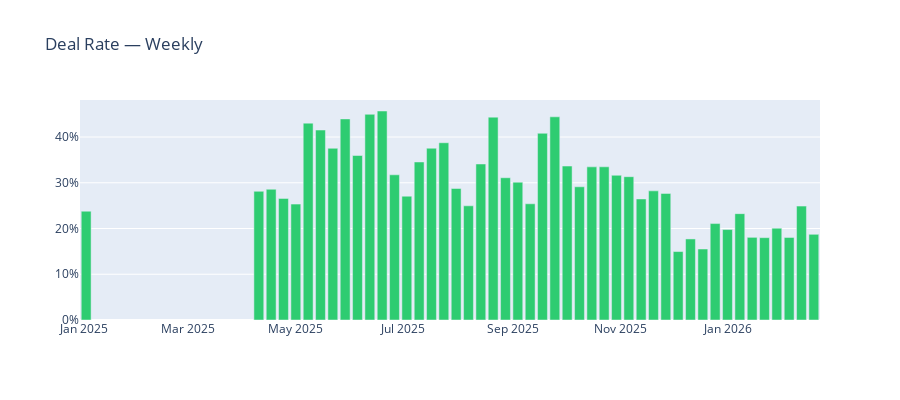
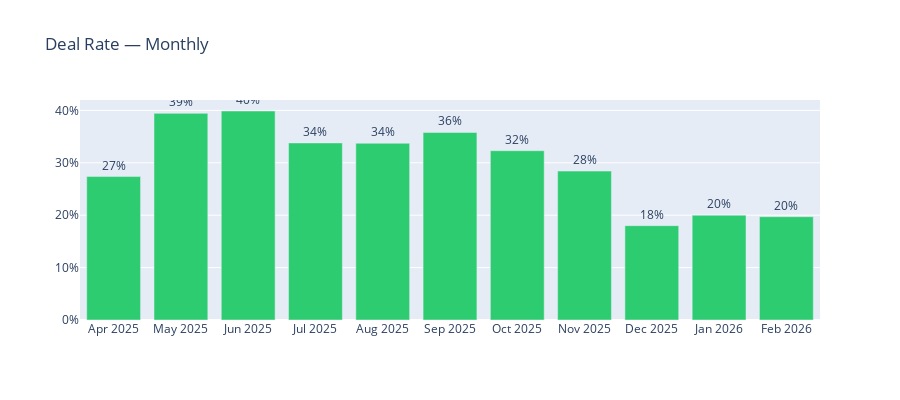
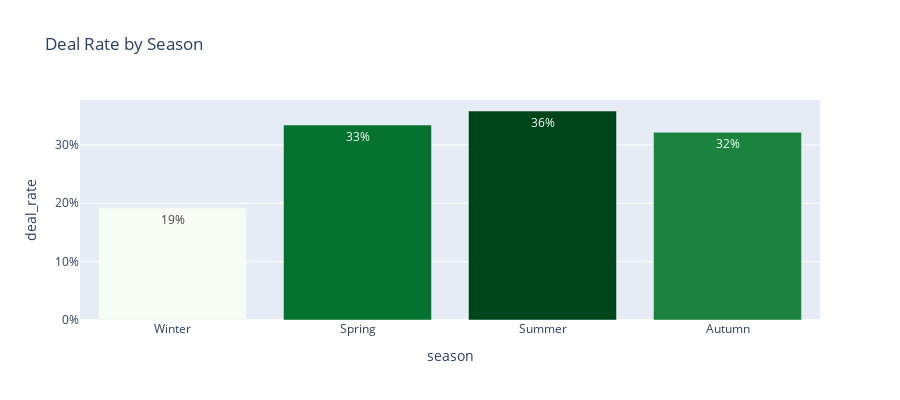

The code cell stored with these charts, in order, in its notebook:
### Markdown cell above
## 3. Seasonal: weekly/monthly components

### Code cell
seasonal_df = (
    df.groupby(['year', 'month', 'week'])
    .agg(
        observations=('id', 'count'),
        good_deals=('is_good_deal', 'sum'),
        avg_discount=('discount_percent', 'mean'),
        min_price=('promo_price', 'min'),
    )
    .reset_index()
)

# --- Weekly ---
weekly = (
    seasonal_df.groupby(['year', 'week'])
    .agg(good_deals=('good_deals','sum'), observations=('observations','sum'))
    .reset_index()
)
weekly['deal_rate'] = weekly['good_deals'] / weekly['observations']
weekly['date'] = pd.to_datetime(
    weekly['year'].astype(str) + '-W' + weekly['week'].astype(str).str.zfill(2) + '-4',
    format='%G-W%V-%u'
)
weekly = weekly.sort_values('date')

fig_w = go.Figure(go.Bar(
    x=weekly['date'], y=weekly['deal_rate'],
    marker_color='#2ecc71',
    hovertemplate='%{x}<br>Deal Rate: %{y:.1%}<extra></extra>'
))
fig_w.update_layout(title='Deal Rate — Weekly', yaxis_tickformat='.0%', height=400)
fig_w.show()

# --- Monthly ---
monthly = (
    seasonal_df.groupby(['year', 'month'])
    .agg(good_deals=('good_deals','sum'), observations=('observations','sum'))
    .reset_index()
)
monthly['deal_rate'] = monthly['good_deals'] / monthly['observations']
monthly['date'] = pd.to_datetime(monthly[['year','month']].assign(day=1))
monthly = monthly.sort_values('date')
monthly['label'] = monthly['date'].dt.strftime('%b %Y')

fig_m = go.Figure(go.Bar(
    x=monthly['label'], y=monthly['deal_rate'],
    marker_color='#2ecc71',
    text=monthly['deal_rate'].map(lambda x: f'{x:.0%}'),
    textposition='outside',
    hovertemplate='%{x}<br>Deal Rate: %{y:.1%}<extra></extra>'
))
fig_m.update_layout(title='Deal Rate — Monthly', yaxis_tickformat='.0%', height=400)
fig_m.show()

# --- By season ---
season_map = {12:'Winter',1:'Winter',2:'Winter',3:'Spring',4:'Spring',5:'Spring',
              6:'Summer',7:'Summer',8:'Summer',9:'Autumn',10:'Autumn',11:'Autumn'}
monthly['season'] = monthly['month'].map(season_map)
season_agg = monthly.groupby('season')['deal_rate'].mean().reset_index()

fig_s = px.bar(season_agg, x='season', y='deal_rate',
               color='deal_rate', color_continuous_scale='Greens',
               text=season_agg['deal_rate'].map(lambda x: f'{x:.0%}'),
               title='Deal Rate by Season',
               category_orders={'season':['Winter','Spring','Summer','Autumn']})
fig_s.update_layout(height=400, yaxis_tickformat='.0%', showlegend=False, coloraxis_showscale=False)
fig_s.show()

### Figure 1 — Plotly figure (JSON) as saved in the notebook; plotly's stock layout.template omitted (floating-point values rounded to 4 significant figures)
{"data": [{"hovertemplate": "%{x}<br>Deal Rate: %{y:.1%}<extra></extra>", "marker": {"color": "#2ecc71"}, "type": "bar", "x": ["2025-01-02T00:00:00.000000000", "2025-04-10T00:00:00.000000000", "2025-04-17T00:00:00.000000000", "2025-04-24T00:00:00.000000000", "2025-05-01T00:00:00.000000000", "2025-05-08T00:00:00.000000000", "2025-05-15T00:00:00.000000000", "2025-05-22T00:00:00.000000000", "2025-05-29T00:00:00.000000000", "2025-06-05T00:00:00.000000000", "2025-06-12T00:00:00.000000000", "2025-06-19T00:00:00.000000000", "2025-06-26T00:00:00.000000000", "2025-07-03T00:00:00.000000000", "2025-07-10T00:00:00.000000000", "2025-07-17T00:00:00.000000000", "2025-07-24T00:00:00.000000000", "2025-07-31T00:00:00.000000000", "2025-08-07T00:00:00.000000000", "2025-08-14T00:00:00.000000000", "2025-08-21T00:00:00.000000000", "2025-08-28T00:00:00.000000000", "2025-09-04T00:00:00.000000000", "2025-09-11T00:00:00.000000000", "2025-09-18T00:00:00.000000000", "2025-09-25T00:00:00.000000000", "2025-10-02T00:00:00.000000000", "2025-10-09T00:00:00.000000000", "2025-10-16T00:00:00.000000000", "2025-10-23T00:00:00.000000000", "2025-10-30T00:00:00.000000000", "2025-11-06T00:00:00.000000000", "2025-11-13T00:00:00.000000000", "2025-11-20T00:00:00.000000000", "2025-11-27T00:00:00.000000000", "2025-12-04T00:00:00.000000000", "2025-12-11T00:00:00.000000000", "2025-12-18T00:00:00.000000000", "2025-12-25T00:00:00.000000000", "2026-01-01T00:00:00.000000000", "2026-01-08T00:00:00.000000000", "2026-01-15T00:00:00.000000000", "2026-01-22T00:00:00.000000000", "2026-01-29T00:00:00.000000000", "2026-02-05T00:00:00.000000000", "2026-02-12T00:00:00.000000000", "2026-02-19T00:00:00.000000000"], "y": [0.2378, 0.2813, 0.2858, 0.2658, 0.2533, 0.4303, 0.4153, 0.3753, 0.4396, 0.3596, 0.4497, 0.4569, 0.3174, 0.2707, 0.3454, 0.3755, 0.3875, 0.2875, 0.2496, 0.341, 0.4435, 0.3109, 0.3012, 0.254, 0.4082, 0.4442, 0.3365, 0.2912, 0.3347, 0.3349, 0.3164, 0.3133, 0.2646, 0.2823, 0.2767, 0.1496, 0.1772, 0.1552, 0.2108, 0.1977, 0.2325, 0.1807, 0.18, 0.2007, 0.1804, 0.249, 0.1872]}], "layout": {"height": 400, "title": {"text": "Deal Rate — Weekly"}, "yaxis": {"tickformat": ".0%"}}}

### Figure 2 — Plotly figure (JSON) as saved in the notebook; plotly's stock layout.template omitted (floating-point values rounded to 4 significant figures)
{"data": [{"hovertemplate": "%{x}<br>Deal Rate: %{y:.1%}<extra></extra>", "marker": {"color": "#2ecc71"}, "text": ["27%", "39%", "40%", "34%", "34%", "36%", "32%", "28%", "18%", "20%", "20%"], "textposition": "outside", "type": "bar", "x": ["Apr 2025", "May 2025", "Jun 2025", "Jul 2025", "Aug 2025", "Sep 2025", "Oct 2025", "Nov 2025", "Dec 2025", "Jan 2026", "Feb 2026"], "y": [0.2737, 0.3943, 0.3989, 0.338, 0.3374, 0.3579, 0.3231, 0.2842, 0.18, 0.1999, 0.1971]}], "layout": {"height": 400, "title": {"text": "Deal Rate — Monthly"}, "yaxis": {"tickformat": ".0%"}}}

### Figure 3 — Plotly figure (JSON) as saved in the notebook; plotly's stock layout.template omitted (floating-point values rounded to 4 significant figures)
{"data": [{"hovertemplate": "season=%{x}<br>deal_rate=%{marker.color}<br>text=%{text}<extra></extra>", "legendgroup": "", "marker": {"color": [0.3217, 0.334, 0.3581, 0.1924], "coloraxis": "coloraxis", "pattern": {"shape": ""}}, "name": "", "orientation": "v", "showlegend": false, "text": ["32%", "33%", "36%", "19%"], "textposition": "auto", "type": "bar", "x": ["Autumn", "Spring", "Summer", "Winter"], "xaxis": "x", "y": [0.3217, 0.334, 0.3581, 0.1924], "yaxis": "y"}], "layout": {"barmode": "relative", "coloraxis": {"colorbar": {"title": {"text": "deal_rate"}}, "colorscale": [[0, "rgb(247,252,245)"], [0.125, "rgb(229,245,224)"], [0.25, "rgb(199,233,192)"], [0.375, "rgb(161,217,155)"], [0.5, "rgb(116,196,118)"], [0.625, "rgb(65,171,93)"], [0.75, "rgb(35,139,69)"], [0.875, "rgb(0,109,44)"], [1, "rgb(0,68,27)"]], "showscale": false}, "height": 400, "legend": {"tracegroupgap": 0}, "showlegend": false, "title": {"text": "Deal Rate by Season"}, "xaxis": {"anchor": "y", "categoryarray": ["Winter", "Spring", "Summer", "Autumn"], "categoryorder": "array", "domain": [0, 1], "title": {"text": "season"}}, "yaxis": {"anchor": "x", "domain": [0, 1], "tickformat": ".0%", "title": {"text": "deal_rate"}}}}
